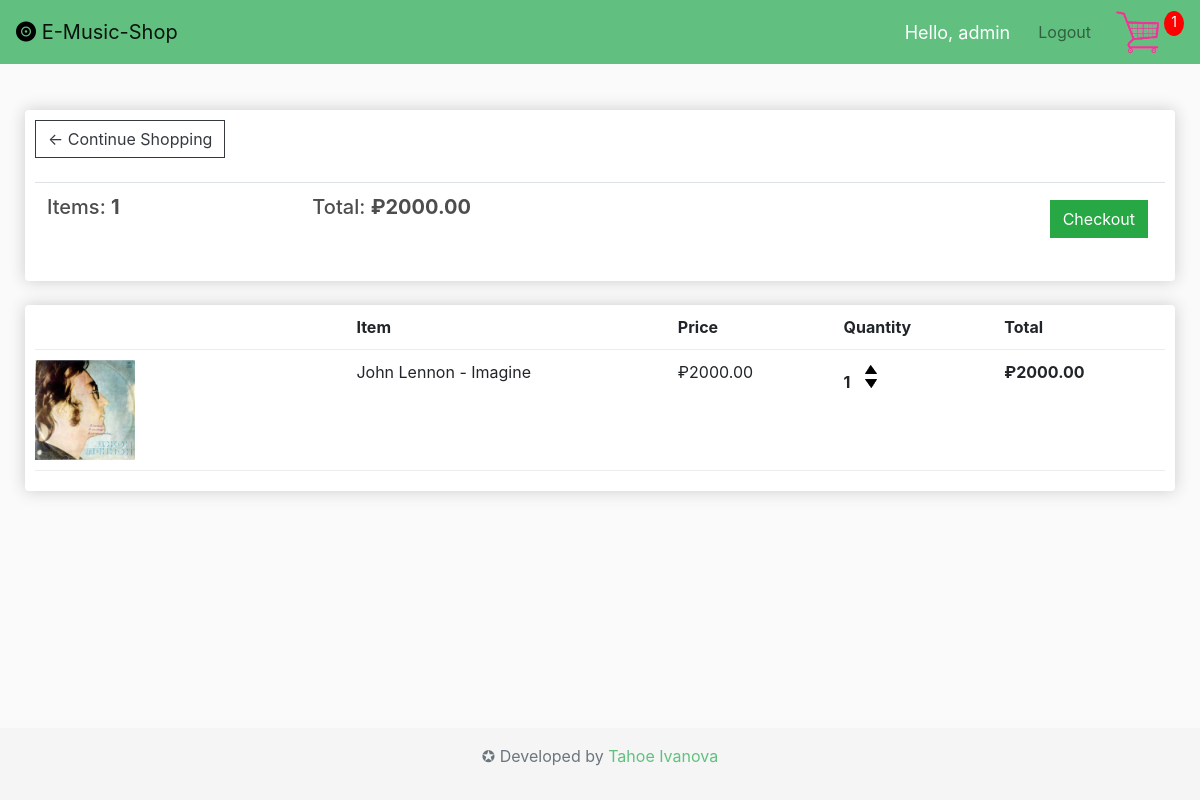
The app's page /cart/ (signed in), older data.
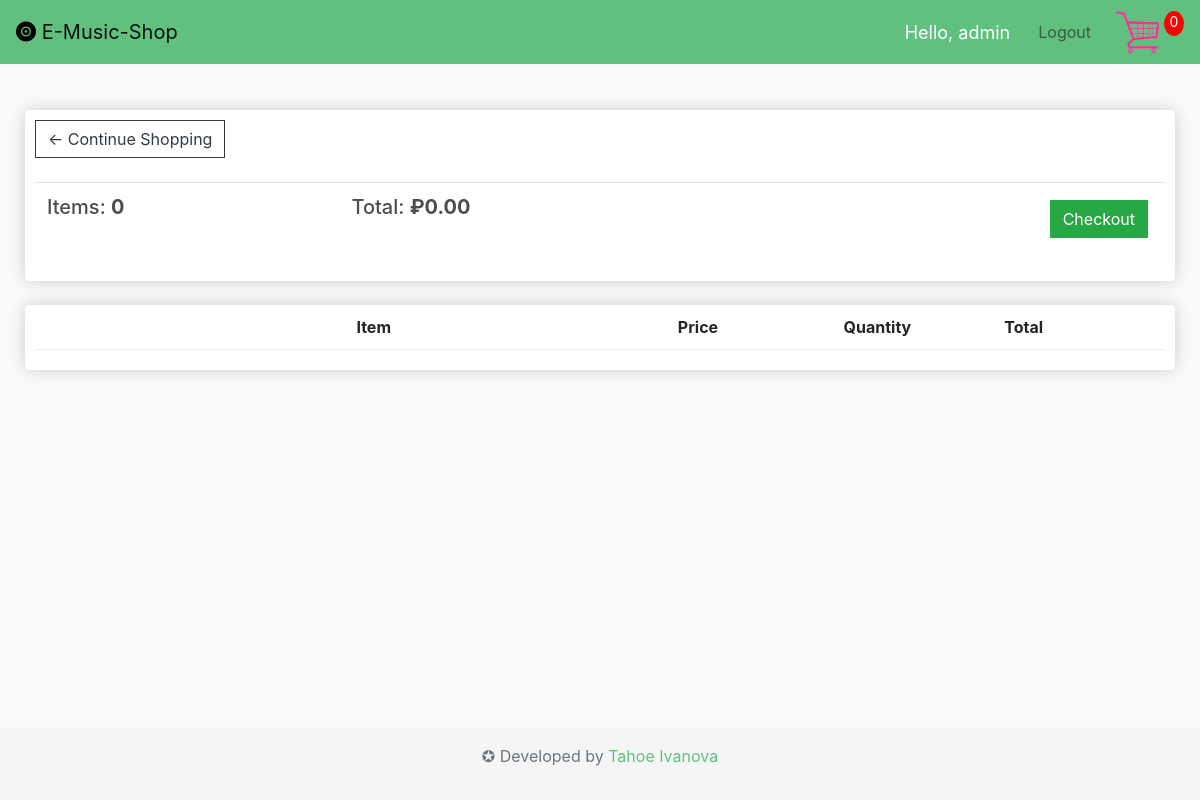
The same page, newer data.
### store/models.py (models this page shows, shortened)
class Order(models.Model):
    customer = models.ForeignKey(Customer, on_delete=models.SET_NULL, blank=True, null=True)
    date_ordered = models.DateTimeField(auto_now_add=True)
    complete = models.BooleanField(default=False, null=True, blank=False)
    transaction_id = models.CharField(max_length=200, null=True)
    @property
    def get_cart_total(self):
        orderitems = self.orderitem_set.all()
        total = sum([item.get_total for item in orderitems])
        return total
    @property
    def get_cart_items(self):
        orderitems = self.orderitem_set.all()
        total = sum([item.quantity for item in orderitems])
        return total

class OrderItem(models.Model):
    product = models.ForeignKey(Product, on_delete=models.SET_NULL, blank=True, null=True)
    order = models.ForeignKey(Order, on_delete=models.SET_NULL, blank=True, null=True)
    quantity = models.IntegerField(default=0, null=True, blank=True)
    date_added = models.DateTimeField(auto_now_add=True)
    @property
    def get_total(self):
        total = self.product.price * self.quantity
        return total

class IsActiveMixin(models.Model):
    is_active = models.BooleanField(default=True)
    class Meta:
        abstract = True

class Product(IsActiveMixin, models.Model):
    custom_id = models.IntegerField(default=100, null=True, blank=True)
    name = models.CharField(max_length=200, null=True)
    description = models.ForeignKey(ProductDescription, on_delete=models.CASCADE, blank=True, null=True)
    price = models.DecimalField(max_digits=7, decimal_places=2)
    digital = models.BooleanField(default=False, null=True, blank=False)
    image1 = models.ImageField(upload_to='store',null=True, blank=True)
    image2 = models.ImageField(upload_to='store',null=True, blank=True)
    quantity = models.IntegerField(default=1, blank=True, null=True)
    custom_info = models.TextField(blank=True, null=True)
    objects = models.Manager()
    product_active = ProductManager()
    class Meta:
        ordering = ['custom_id']
    @property
    def imageURL(self):
        try:
            url = self.image1.url
        except:
            url = ''
        return url

### store/views.py (the view)
# urls.py: path('cart/', views.cart, name='cart'),
def cart(request):
    data = cartData(request)
    cartItems = data['cartItems']
    order = data['order']
    items = data['items']
    context = {'items':items, 'order':order, 'cartItems':cartItems}
    return render(request, 'store/cart.html', context)

### store/utils.py (called while the page is built)
def cartData(request):
    if request.user.is_authenticated:
        customer = request.user.customer
        order, created = Order.objects.get_or_create(customer=customer, complete=False)
        items = order.orderitem_set.all()
        cartItems = order.get_cart_items
    else:
        cookieData = cookieCart(request)
        cartItems = cookieData['cartItems']
        order = cookieData['order']
        items = cookieData['items']
    return {'cartItems': cartItems, 'order': order, 'items': items}

### store/templates/store/cart.html
{% extends 'store/main.html' %}
{% load static %}
{% block content %}
<div class="row" style="margin: 10px;margin-top: 100px">
    <div class="col-lg-12">
        <div class="box-element">
            <a class="btn btn-outline-dark" href="{% url 'store' %}">&#8592; Continue Shopping</a>
            <br>
            <br>
            <table class="table">
                <tr>
                    <th><h5>Items: <strong>{{order.get_cart_items}}</strong></h5></th>
                    <th><h5>Total: <strong>&#8381;{{order.get_cart_total|floatformat:2}}</strong></h5></th>
                    <th>
                        <a style="float:right; margin:5px" class="btn btn-success" href="{% url 'checkout' %}">Checkout</a>
                    </th>
                </tr>
            </table>
        </div>
        <br>
        <div class="box-element">
            <div class="cart-row">
                <div style="flex:2"></div>
                <div style="flex:2"><strong>Item</strong></div>
                <div style="flex:1"><strong>Price</strong></div>
                <div style="flex:1; margin-left:5px"><strong>Quantity</strong></div>
                <div style="flex:1"><strong>Total</strong></div>
            </div>
            {% for item in items %}
            <div class="cart-row">
                <div style="flex:2"><img class="row-image" src="{{item.product.imageURL}}"></div>
                <div style="flex:2">{{item.product.name}}</div>
                <div style="flex:1">&#8381;{{item.product.price|floatformat:2}}</div>
                <div style="flex:1; margin-left:5px">
                    <p class="quantity">{{item.quantity}}</p>
                    <div class="quantity">
							<img data-product="{{item.product.id}}" data-action="add" class="chg-quantity update-cart" src="{% static 'images/arrow-up.png' %}">
							<img data-product="{{item.product.id}}" data-action="remove" class="chg-quantity update-cart" src="{% static 'images/arrow-down.png' %}">
                    </div>
                </div>
                <div style="flex:1"><strong>&#8381;{{item.get_total}}</strong></div>
            </div>
            {% endfor %}
        </div>
        <br>
    </div>
</div>
{% endblock %}

### store/templates/store/main.html (shortened to what this page needs)
<!doctype html>
{% load static %}
<html lang="en" class="h-100">
  <head>
    <link rel="stylesheet" href="https://stackpath.bootstrapcdn.com/bootstrap/4.4.1/css/bootstrap.min.css">
    <link href="/docs/4.4/dist/css/bootstrap.min.css" rel="stylesheet">
    <link rel="stylesheet" type="text/css" href="{% static 'css/sticky-footer.css' %}">
    <link rel="stylesheet" type="text/css" href="{% static 'css/main.css' %}">
  </head>
  <body class="d-flex flex-column h-100">
    <nav class="navbar navbar-expand-md navbar-light fixed-top" style="background-color: #61C07F;">
        <a class="navbar-brand" href="{% url 'store' %}"><i class="fas fa-record-vinyl" style="color:black;"></i> E-Music-Shop</a>
        <div class="collapse navbar-collapse" id="navbarCollapse">
            <ul class="navbar-nav ml-auto">
              {% if user.is_authenticated %}
                <span id="hello-msg">
                  Hello, {{request.user}}
                </span>
              <li class="nav-item">
                <a class="nav-link" href="{% url 'logout'%}">Logout</a>
              </li>
              {%endif%}
            </ul>
        </div>
        <a href="{% url 'cart' %}">
           <img  id="cart-icon" src="{% static 'images/cart-icon-28355.gif'%}">
        </a>
        <p id="cart-total">{{cartItems}}</p>
    </nav>
<main role="main" class="flex-shrink-0">
       {% block content %}
        {% endblock content %}
</main>
<footer class="footer mt-auto py-3">
  <div class="container">
    <span class="text-muted" >
        <p style="text-align: center;">&#10026; Developed by <a style="color:#61C07F" href="https://github.com/tahoeivanova">Tahoe Ivanova</a></p>
    </span>
  </div>
</footer>
</body>
</html>

Row changes from the older to the newer data that the page shows:
removed OrderItem: product.imageURL (picture), product.name "John Lennon - Imagine", product.price "2000.00", quantity "1", get_total "2000.00"
computed for Order: get_cart_items "1" → "0"; get_cart_total "2000.00" → "0.00"
Text that changed along with them:
{{ cartItems }}: "1" → "0"
